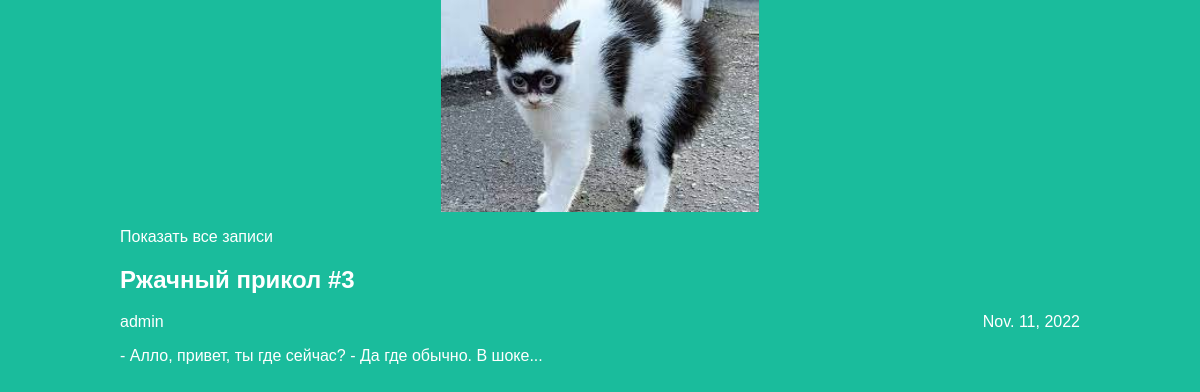
Page /articles/article/4 on the committed database.
### articles/models.py (models this page shows, shortened)
class Article(models.Model):
    title = models.CharField(max_length=200)
    author = models.ForeignKey(User, on_delete=models.CASCADE)
    text = models.TextField()
    created_date = models.DateField(auto_now_add=True)

### articles/views.py (the view)
# urls.py: path('articles/article/<int:article_id>', views.get_article, name='get_article'),
def get_article(request, article_id):
    try:
        post = Article.objects.get(id=article_id)
        return render(request, 'article.html', {"post": post})
    except Article.DoesNotExist:
        raise Http404

### articles/templates/article.html (shortened to what this page needs)
<!DOCTYPE html>
<html lang="en">
  <head>
    <link rel="stylesheet" href="../../static/img/style.css" />
  </head>
  <body class="article">
    <div class="header">
      <img src="../../static/img/logo.jpg" />
    </div>
    <div>
      {% if post == post %}
      <div class="one-post">
        <p><a href="http://127.0.0.1:8000/articles">Показать все записи</a></p>
        <h2 class="post-title">{{ post.title }}</h2>
        <div class="article-info">
          <div class="article-author">{{ post.author.username }}</div>
          <div class="article-created- date">{{ post.created_date }}</div>
        </div>
        <p class="article-text">{{ post.text }}</p>
      </div>
      {% endif %}
    </div>
  </body>
</html>

### articles/static/img/style.css (style rules this page uses)
body { width: 100%; margin: 0 auto; background: #1abc9c; font-family: Tahoma, Arial, sans-serif; color: #ffffff; }
.header img { display: block; width: 318px; margin: 0 auto; }
.article { width: 960px; margin: 0 auto; }
a { color: #ffffff; text-decoration: none; }
.article-info { display: flex; justify-content: space-between; }
.article-author { text-align: left; }

### rows in the picture
Article: title "Ржачный прикол #3", author.username "admin", created_date "Nov. 11, 2022", text "- Алло, привет, ты где сейчас? - Да где обычно. В шоке..."
